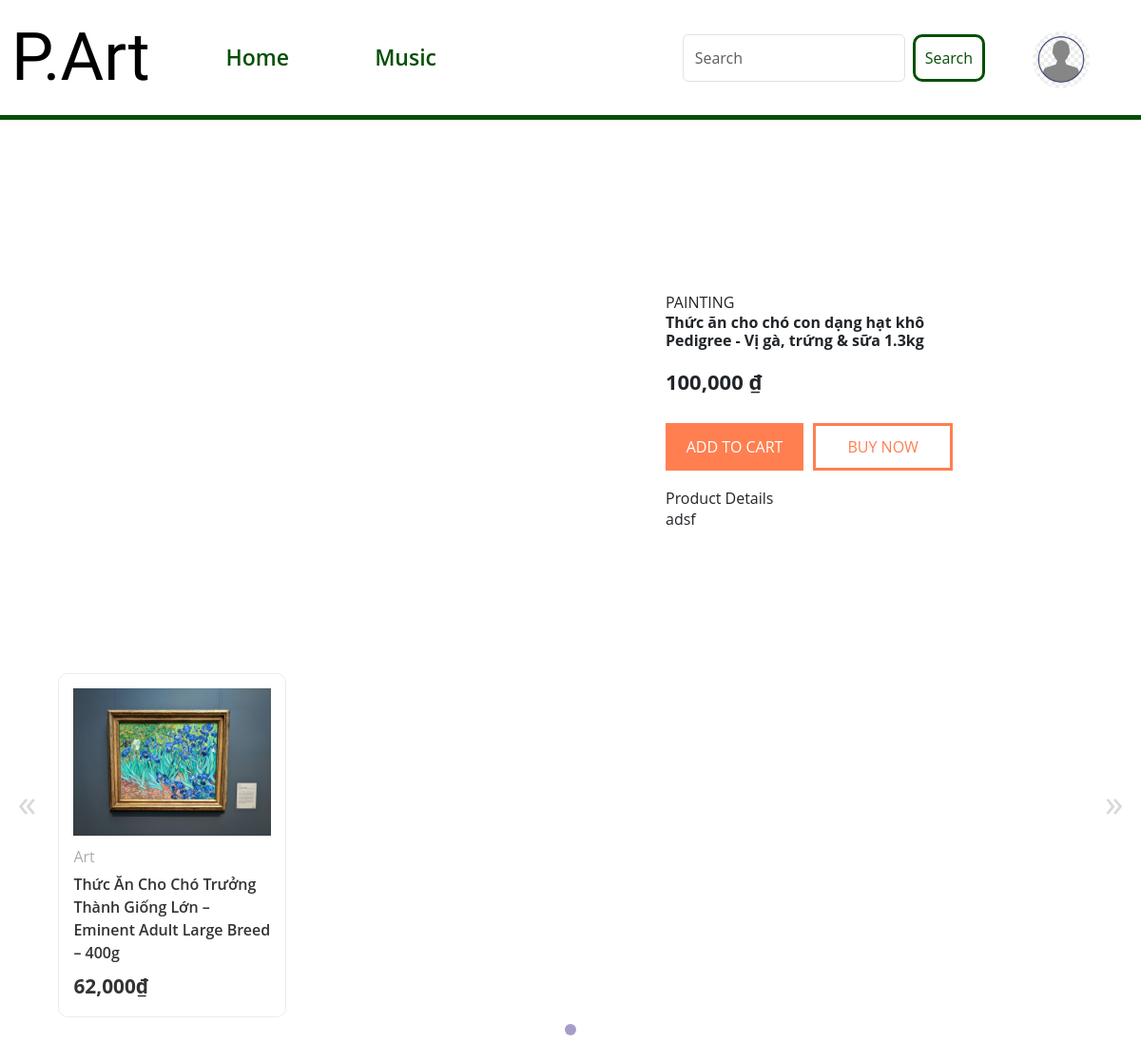
/index.php?page=details&id=0, run on the app's committed database.
### tables this page shows
CREATE TABLE `sanpham` (
  `id_sanpham` int(11) NOT NULL,
  `tensp` varchar(100) DEFAULT NULL,
  `anhsp` varchar(255) DEFAULT NULL,
  `giasp` int(11) DEFAULT NULL,
  `mota` text DEFAULT NULL,
  `discount` decimal(2,1) DEFAULT NULL,
  `id_danhmuc` int(11) NOT NULL
);

### function/myfunction.php (called while the page is built, shortened)
<?php
    function getProRand(){
        global $conn;
        $sql = "SELECT * FROM sanpham WHERE id_danhmuc = 1 OR id_danhmuc = 2 OR id_danhmuc = 3 ORDER BY RAND() LIMIT 5";
        $query = mysqli_query($conn, $sql);
        $result3 = array();
        while ($row = mysqli_fetch_assoc($query)){
            $result3[] = $row;
        }
        return $result3;
    }
    function getID(){
        global $conn;
        $products = '';
        if(isset($_GET['id'])){
            $id = mysqli_real_escape_string($conn, $_GET['id']);
            $sql = "SELECT * FROM sanpham WHERE id_sanpham = $id";
            $products = mysqli_query($conn, $sql);
        }
        return $products;
    }
?>

### views/details.php (the view, shortened to what this page needs)
<?php include "./layout/header.php"; ?>
    <div class="container single-product">
        <?php
        $r3 = getID();
        foreach ($r3 as $keyID => $valueID) {
            ?>
                    <div class="row">
                        <div class="col-6">
                        </div>
                        <div class="col-6" style="padding: 100px">
                            <p>PAINTING</p>
                            <h2><?php echo $valueID['tensp']; ?></h2>
                            <h4>
                                <?php echo number_format($valueID['giasp']); ?>
                                <span class="currencySymbol">₫</span>
                            </h4>
                            <form action="index.php?page=cart&id=<?php echo $valueID['id_sanpham']; ?>" method="POST">
                                <div class="d-flex">
                                    <button type="submit" class="bn" name="add-to-cart" onclick="alert('Add product completed')">Add to cart</button>
                                    <button type="submit" class="atc" name="buy-now">Buy now</button>
                                </div>
                            </form>
                            <p>
                                <?php
                                $r3 = getID();
                                foreach ($r3 as $keyID => $valueID) {
                                    ?>
                                            <h3>Product Details</h3>
                                            <?php echo $valueID['mota']; ?>
                                            <?php
                                }
                                ?>
                            </p>
                        </div>
                    </div>
                    <?php
        }
        ?>
    </div>
    <div class="container-fluid">
    <?php
    $r = getProRand();
    foreach ($r as $keyRand => $valueRand) {
        ?>
            <section class="p-slider">
              <div class="glider-contain">
                <div class="glider">
                  <div class="p-box">
                    <div class="p-img-ctn">
                      <div class="p-img">
                        <a href="index.php?page=details&id=<?php echo $valueRand['id_sanpham']; ?>">
                          <img src="img/p1.jpg" class="p-img-front" alt="Front">
                        </a>
                      </div>
                    </div>
                    <div class="p-box-text">
                      <div class="p-category">
                        <span>Art</span>
                      </div>
                      <a href="index.php?page=details&id=<?php echo $valueRand['id_sanpham']; ?>" class="p-title">
                      <?php echo $valueRand['tensp']; ?>
                      </a>
                      <div class="price">
                        <span class="p-price">
                        <?php echo number_format($valueRand['giasp']); ?>₫
                        </span>
                      </div>
                    </div>
                    </div>
                </div>
                <button aria-label="Previous" class="glider-prev">«</button>
                <button aria-label="Next" class="glider-next">»</button>
                <div role="tablist" class="dots"></div>
              </div>
            </section>
            <?php
    }
    ?>
      </div>

### index.php (shortened to what this page needs)
<?php
include "./function/config.php";
include "./function/myfunction.php";
?>
<!DOCTYPE html>
<html lang="en">
<head>
    <link rel="stylesheet" href="./css/bsgrid.min.css" />
    <link rel="stylesheet" href="./css/style.min.css" />
    <link rel="stylesheet" href="./css/glider.min.css">
    <link rel="stylesheet" href="./css/glider.css">
    <link rel="stylesheet" href="./css/navbar.css">
    <link rel="stylesheet" href="https://cdnjs.cloudflare.com/ajax/libs/font-awesome/6.5.1/css/all.min.css" />
    <link href="https://cdn.jsdelivr.net/npm/bootstrap@5.3.2/dist/css/bootstrap.min.css" rel="stylesheet"
>
</head>
<body>
    <?php
    if (isset($_GET['page'])) {
        $page = $_GET['page'];
    } else {
        include "./views/slider.php";
        $page = 'home';
    }
    if (file_exists('views/' . $page . '.php')) {
        include 'views/' . $page . '.php';
    }
    ?>
    <script src="https://cdn.tailwindcss.com"></script>
</body>
</html>

### layout/header.php (shortened to what this page needs)
<header style="overflow: hidden;">
    <nav class="navbar navbar-expand-lg">
      <div class="container-fluid">
        <div class="PArt">
          P.Art
        </div>
        <div class=" navbar-collapse" id="navbarSupportedContent">
          <ul class="navbar-nav me-auto mb-2 mb-lg-0">
            <li class="nav-item">
              <a class="navref" aria-current="page" href="index.php">Home</a>
            </li>
            <li class="nav-item">
              <a class="navref"  aria-current="page" href="http://localhost/php-music/?page=music_list">Music</a>
            </li>
            <li class="nav-item">
                <?php
                if(isset($_SESSION['fullname'])){
                    ?>
              <a class="navref" aria-current="page" href="index.php?page=yourorder">
                Ordered
              </a>
                    <?php
                }else{
                    ?>
                        <div style="opacity: 0.7; cursor: default;">Ordered</div>
                    <?php
                }
            ?>
            </li>
          </ul>
          <form action="" method="GET"  class="d-flex " role="search">
            <input class="form-control me-2 searchbar" type="search" placeholder="Search" aria-label="Search">
            <button class="bt btn-outline-success" type="submit">Search</button>
          </form>
          <div class="usersavt">
            <img class="avt" src="layout/avatar.jpg" alt="avt" onclick="togglemenu()">
          </div>
        </div>
      </div>
    </nav>
  </header>

### css/glider.css (style rules this page uses)
.p-slider { display: flex; justify-content: center; flex-direction: column; align-items: center; margin: 50px auto; width: 95%; }
.p-box { display: flex; flex-direction: column; width: 300px; padding: 15px; border: 1px solid rgba(0, 0, 0, 0.08); border-radius: 10px; margin: 0px 20px; }
.p-img-ctn { width: 100%; height: 100%; display: flex; overflow: hidden; }
.p-img a, .p-img { width: 100%; height: 100%; display: flex; }
.p-img a img { width: 100%; height: 100%; object-position: center; object-fit: contain; animation: fade 0.6s; }
.p-box-text { margin-top: 5px; width: 100%; }
.p-category { display: flex; justify-content: flex-start; align-items: center; flex-wrap: wrap; }
.p-category span { color: #acacac; font-size: 1rem; margin: 5px 0px; }
.p-title { color: #333333; font-weight: 600; text-decoration: none; transition: all ease 0.3s; }
.price { display: flex; justify-content: space-between; align-items: center; margin-top: 8px; }
.price .p-price { font-size: 1.3rem; color: #333333; font-weight: 700; }

### css/navbar.css (style rules this page uses)
header { background-size: cover; }
.nav-item { margin-left: 70px; }
.navbar-nav { padding-left: 20px; }
.navref { text-decoration: none; position: relative; cursor: pointer; }
.usersavt { margin-right: 42px; margin-top: 5px; width: 60px; height: 60px; border-radius: 50%; overflow: hidden; }
.avt { width: 100%; height: 100%; object-fit: cover; }
* { margin: 0; padding: 0; box-sizing: border-box; font-family: 'Open Sans', sans-serif; }
.bt { margin-right: 50px; color:rgb(4, 79, 4); background: transparent; border-radius: 10px; border: solid rgb(4, 79, 4); padding: 10px; }
.navbar { color: #fff; padding: 15px; display: flex; justify-content: space-between; }
.navbar .navref { color:rgb(4, 79, 4); text-decoration: none; padding: 10px; font-weight: 600; }
.nav-item a { font-size: 23px; }
.navbar { background: #fff; border-bottom: solid 5px rgb(4, 79, 4); }
.form-control { background-color:#1877F2; }

### data on the page
sanpham: tensp "Thức ăn cho chó con dạng hạt khô Pedigree - Vị gà, trứng & sữa 1.3kg", giasp "100,000", mota "adsf"
sanpham: tensp "Thức Ăn Cho Chó Trưởng Thành Giống Lớn – Eminent Adult Large Breed – 400g", giasp "62,000"
